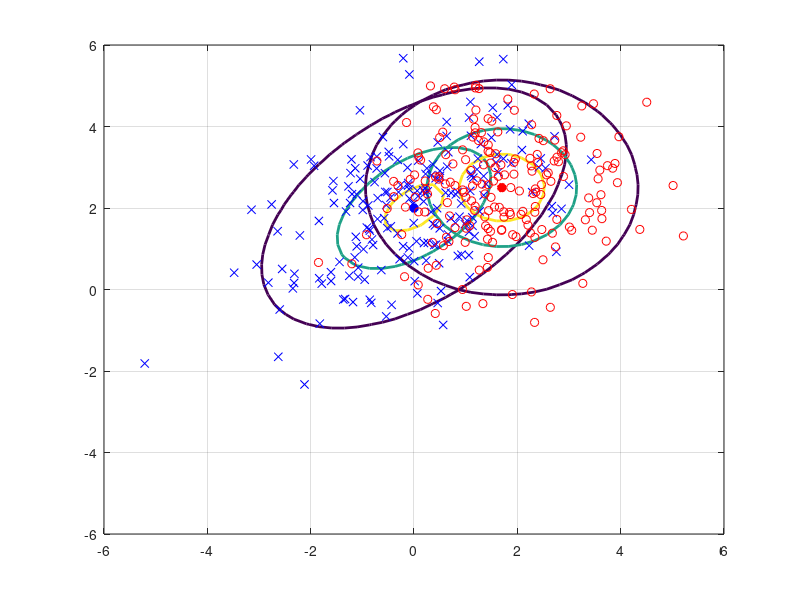

Here is the MATLAB script that generated this plot: (Note: this script raises an error after producing the figure.)
C1 = [2,1;1,2];
C2 = [1.5,0;0,1.5];
m1 = [0;2];
m2 = [1.7;2.5];

numGrid = 50;
xRange = linspace(-6.0, 6.0, numGrid);
yRange = linspace(-6.0, 6.0, numGrid);
P1 = zeros(numGrid, numGrid);
P2 = P1;
for i = 1:numGrid
    for j = 1:numGrid
        x = [yRange(j) xRange(i)]';
        P1(i,j) = mvnpdf(x', m1', C1);
        P2(i,j) = mvnpdf(x', m2', C2);
    end
end
Pmax = max(max([P1 P2]));
figure(1),clf,
contour(xRange, yRange, P1, [0.1*Pmax 0.5*Pmax 0.8*Pmax], 'LineWidth', 2);
hold on;
plot(m1(1),m1(2), 'b*', 'LineWidth', 4);
contour(xRange, yRange, P2, [0.1*Pmax 0.5*Pmax 0.8*Pmax], 'LineWidth', 2);
plot(m2(1),m2(2), 'r*', 'LineWidth', 4);

N = 200;
X1 = mvnrnd(m1, C1, N);
X2 = mvnrnd(m2, C2, N);
plot(X1(:,1),X1(:,2),'bx',X2(:,1),X2(:,2),'ro');grid on;hold on;
syms x y
f = [x-m1(1),y-m1(2)]*inv(C1)*[x-m1(1),y-m1(2)]'-[x-m2(1),y-m2(2)]*inv(C2)*[x-m2(1),y-m2(2)]';
h = ezplot(f, [-6 6] , [-6 6]);
axis([-6 5.5 -6 5.4]);
set(h,'Color','k','LineWidth',2);

% [xx,yy]=meshgrid(xRange,yRange);
% figure(2),clf,
% surf(xx,yy,P1);hold on;
% surf(xx,yy,P2);